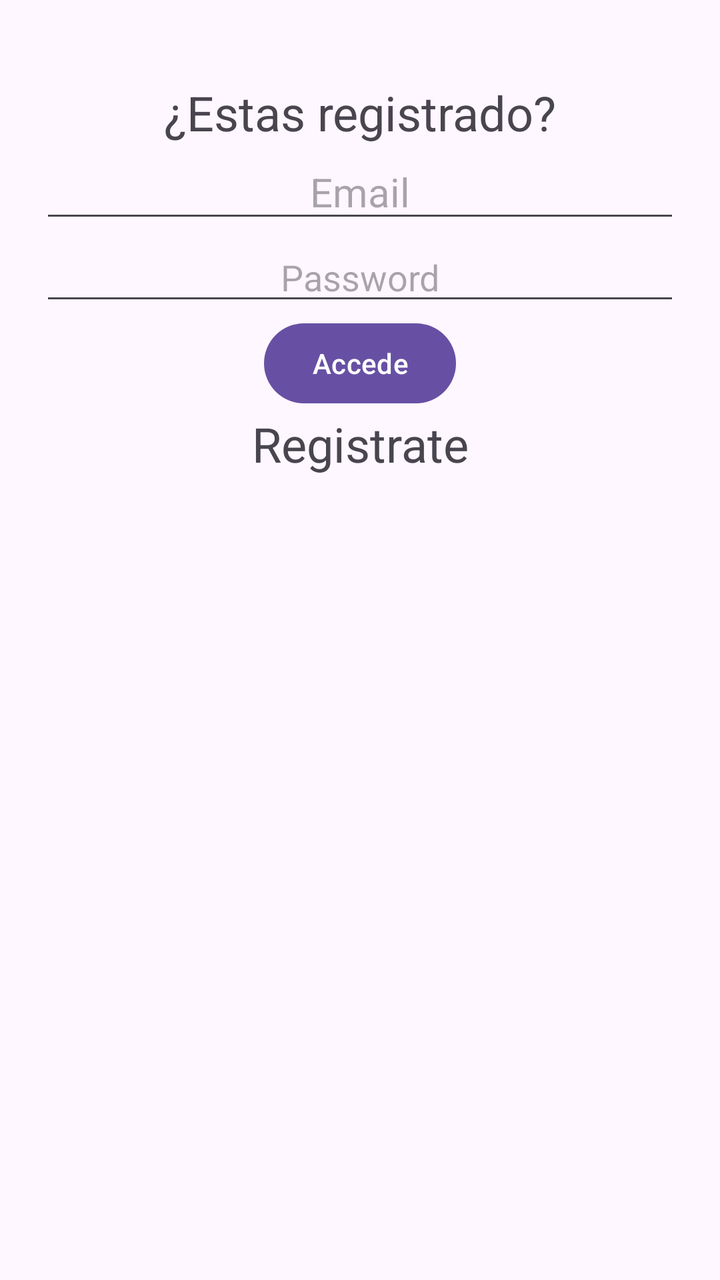
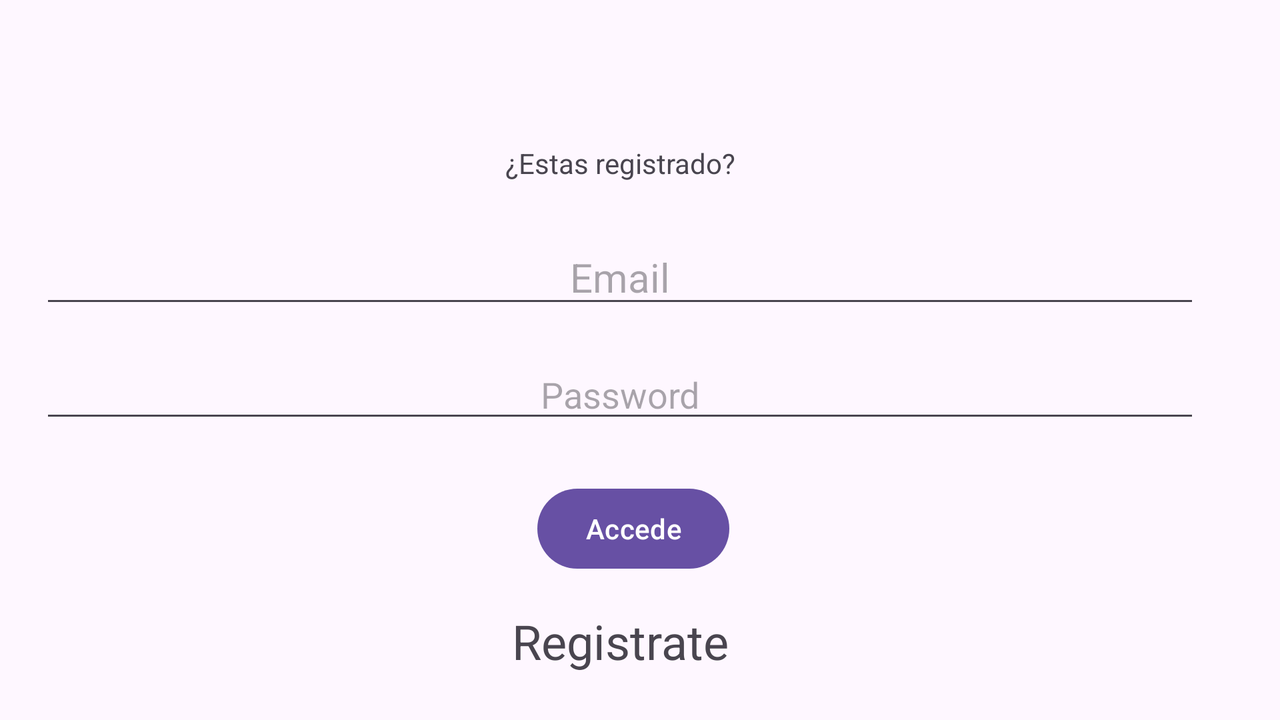

Compare how this app lays out the same screen by default and in its alternative resource folder. The renders come first, then the two layout files and the values they reference.
<!-- AndroidManifest.xml: application theme Theme.MyCookBook -->
<!-- res/layout/activity_main.xml -->
<?xml version="1.0" encoding="utf-8"?>
<androidx.constraintlayout.widget.ConstraintLayout xmlns:android="http://schemas.android.com/apk/res/android"
    xmlns:app="http://schemas.android.com/apk/res-auto"
    xmlns:tools="http://schemas.android.com/tools"
    android:layout_width="match_parent"
    android:layout_height="match_parent"
    android:paddingStart="20dp"
    android:paddingTop="40dp"
    android:paddingEnd="20dp"
    android:paddingBottom="40dp"
    tools:context=".MainActivity">

    <TextView
        android:id="@+id/textView"
        android:layout_width="wrap_content"
        android:layout_height="wrap_content"
        android:text="@string/registrado"
        android:textSize="24sp"
        app:layout_constraintTop_toTopOf="parent"
        app:layout_constraintStart_toStartOf="parent"
        app:layout_constraintEnd_toEndOf="parent"
        app:layout_constraintHorizontal_bias="0.5"
        app:layout_constraintVertical_bias="0.2" />

    <EditText
        android:id="@+id/etEmail"
        android:layout_width="0dp"
        android:layout_height="wrap_content"
        android:ems="10"
        android:hint="@string/email"
        android:inputType="textEmailAddress"
        android:textAlignment="center"
        android:textSize="20sp"
        app:layout_constraintStart_toStartOf="parent"
        app:layout_constraintEnd_toEndOf="parent"
        app:layout_constraintTop_toBottomOf="@id/textView"
        app:layout_constraintHorizontal_bias="0.5"
        app:layout_constraintVertical_bias="0.4" />

    <EditText
        android:id="@+id/etPass"
        android:layout_width="0dp"
        android:layout_height="wrap_content"
        android:ems="10"
        android:hint="@string/password"
        android:inputType="textPassword"
        android:textAlignment="center"
        app:layout_constraintStart_toStartOf="parent"
        app:layout_constraintEnd_toEndOf="parent"
        app:layout_constraintTop_toBottomOf="@id/etEmail"
        app:layout_constraintHorizontal_bias="0.5"
        app:layout_constraintVertical_bias="0.5" />

    <Button
        android:id="@+id/btLogin"
        android:layout_width="wrap_content"
        android:layout_height="wrap_content"
        android:text="@string/accede"
        app:layout_constraintStart_toStartOf="parent"
        app:layout_constraintEnd_toEndOf="parent"
        app:layout_constraintTop_toBottomOf="@id/etPass"
        app:layout_constraintHorizontal_bias="0.5"
        app:layout_constraintVertical_bias="0.6" />

    <TextView
        android:id="@+id/tvRegistro"
        android:layout_width="wrap_content"
        android:layout_height="wrap_content"
        android:text="@string/registrate"
        android:textSize="24sp"
        android:textAlignment="center"
        app:layout_constraintStart_toStartOf="parent"
        app:layout_constraintEnd_toEndOf="parent"
        app:layout_constraintTop_toBottomOf="@id/btLogin"
        app:layout_constraintHorizontal_bias="0.5"
        app:layout_constraintVertical_bias="0.7" />

</androidx.constraintlayout.widget.ConstraintLayout>
<!-- resources referenced by this layout -->
<resources>
  <string name="accede">Accede</string>
  <string name="email">Email</string>
  <string name="password">Password</string>
  <string name="registrado">¿Estas registrado?</string>
  <string name="registrate">Registrate</string>
  <style name="Theme.MyCookBook" parent="Base.Theme.MyCookBook" />
  <style name="Base.Theme.MyCookBook" parent="Theme.Material3.DayNight.NoActionBar">
          
          
      </style>
</resources>
<!-- res/layout-land/activity_main.xml (the repository's variant of the layout above) -->
<!-- drawn on the phone turned sideways -->
<?xml version="1.0" encoding="utf-8"?>
<androidx.constraintlayout.widget.ConstraintLayout xmlns:android="http://schemas.android.com/apk/res/android"
    xmlns:app="http://schemas.android.com/apk/res-auto"
    xmlns:tools="http://schemas.android.com/tools"
    android:layout_width="match_parent"
    android:layout_height="match_parent"
    android:paddingLeft="20dp"
    android:paddingTop="40dp"
    android:paddingEnd="40dp"
    android:paddingRight="20dp"
    tools:context=".MainActivity">

    <TextView
        android:id="@+id/textView"
        android:layout_width="wrap_content"
        android:layout_height="wrap_content"
        android:layout_marginTop="32dp"
        android:text="@string/registrado"
        app:layout_constraintEnd_toEndOf="parent"
        app:layout_constraintStart_toStartOf="parent"
        app:layout_constraintTop_toTopOf="parent" />

    <Button
        android:id="@+id/btLogin"
        android:layout_width="wrap_content"
        android:layout_height="wrap_content"
        android:layout_marginTop="24dp"
        android:text="@string/accede"
        app:layout_constraintEnd_toEndOf="parent"
        app:layout_constraintHorizontal_bias="0.514"
        app:layout_constraintStart_toStartOf="parent"
        app:layout_constraintTop_toBottomOf="@+id/etPass" />

    <EditText
        android:id="@+id/etEmail"
        android:layout_width="0dp"
        android:layout_height="wrap_content"
        android:layout_marginTop="24dp"
        android:ems="10"
        android:hint="@string/email"
        android:inputType="text"
        android:textAlignment="center"
        android:textColor="#000000"
        android:textSize="20sp"
        app:layout_constraintEnd_toEndOf="parent"
        app:layout_constraintHorizontal_bias="0.4"
        app:layout_constraintStart_toStartOf="parent"
        app:layout_constraintTop_toBottomOf="@+id/textView" />

    <EditText
        android:id="@+id/etPass"
        android:layout_width="0dp"
        android:layout_height="wrap_content"
        android:layout_marginTop="16dp"
        android:hint="@string/password"
        android:textAlignment="center"
        app:layout_constraintEnd_toEndOf="parent"
        app:layout_constraintStart_toStartOf="parent"
        app:layout_constraintTop_toBottomOf="@+id/etEmail" />

    <TextView
        android:id="@+id/tvRegistro"
        android:layout_width="wrap_content"
        android:layout_height="wrap_content"
        android:layout_marginTop="16dp"
        android:text="@string/registrate"
        android:textSize="24sp"
        android:textAlignment="center"
        app:layout_constraintEnd_toEndOf="parent"
        app:layout_constraintStart_toStartOf="parent"
        app:layout_constraintTop_toBottomOf="@+id/btLogin" />

</androidx.constraintlayout.widget.ConstraintLayout>
